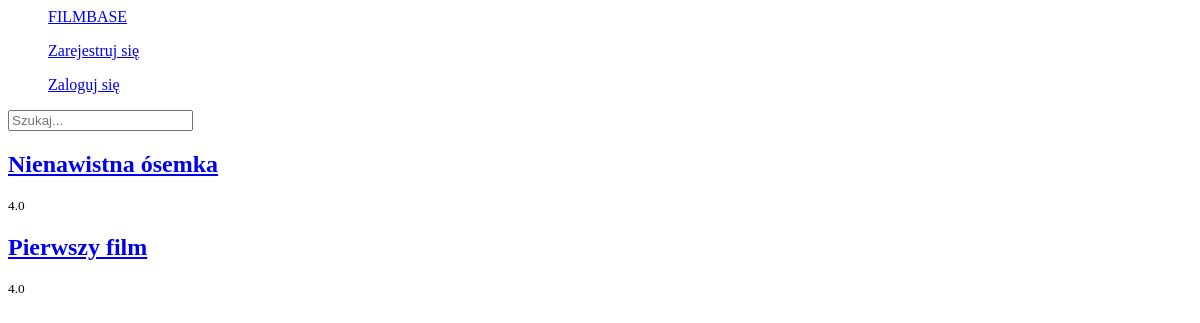
The page /base/movies/ranking/ on the database as committed earlier.
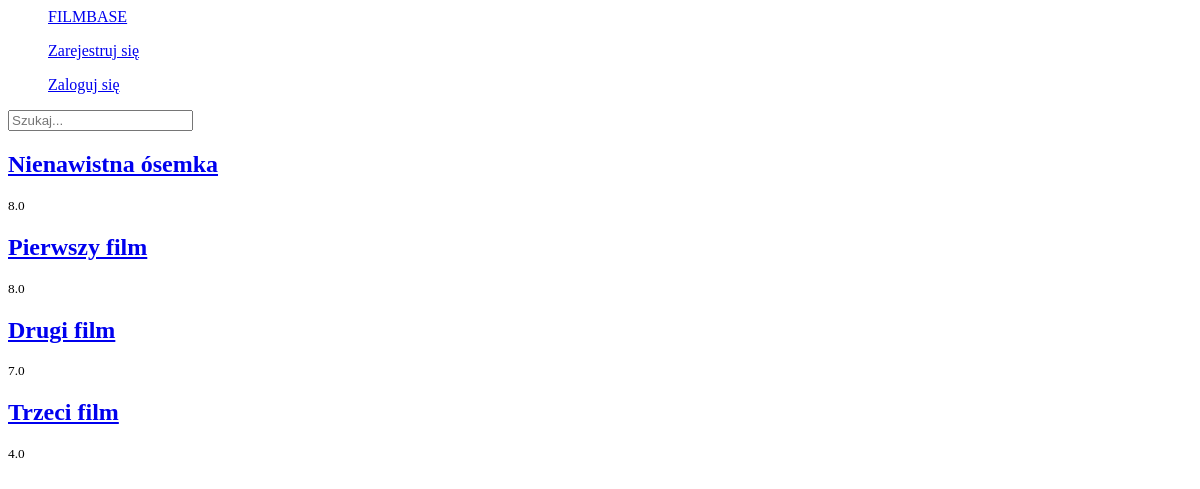
The same page on the database as committed later.
### main/models.py (models this page shows, shortened)
class Movie(models.Model):
    title = models.CharField(null=False, blank=False, max_length=100, verbose_name='Tytuł')
    description = models.CharField(null=False, blank=False, max_length=400, verbose_name='Opis')
    date_of_realease = models.DateField(null=False, blank=False, verbose_name='Data premiery')
    kind = models.CharField(null=False, blank=False, max_length=100, verbose_name='Gatunek')
    actors = models.ManyToManyField(Person, related_name='Starred_in')
    directors = models.ManyToManyField(Person, related_name='Directed')
    scenarists = models.ManyToManyField(Person, related_name='Wrote_the_script')
    slug = models.SlugField(null=True, blank=True)
    is_accepted = models.BooleanField(default=False)
    def get_average(self):
        rates = self.rate_set.all().values_list('choice', flat=True)
        if rates:
            average = (sum(rates))/len(rates)
            return average
        return "Brak oceny"

### main/views.py (the view)
# urls.py: path('movies/ranking/', MovieListView.as_view(), name='list_movie'),
class MovieListView(ListView):
    model = Movie
    template_name = 'main/list_movie.html'
    context_object_name = 'movies'
    def get_queryset(self):
        qs = Movie.objects.annotate(average_stars = Avg('rate__choice')).order_by('-average_stars')
        return qs

### main/templates/main/list_movie.html (shortened to what this page needs)
{% extends 'users/base.html' %}
{% block content %}
    {% for movie in movies %}
        <h2><a href="{% url 'detail_movie' slug=movie.slug %}">{{ movie.title }}</a></h2>
        <small>{{ movie.get_average }}</small>
    {% endfor %}
{% endblock %}

Rows that differ between the two databases and show on the page:
computed for Movie "Nienawistna ósemka": get_average "4.0" → "8.0"
computed for Movie "Pierwszy film": get_average "4.0" → "8.0"
added Movie: title "Drugi film", get_average "7.0"
added Movie: title "Trzeci film", get_average "4.0"
